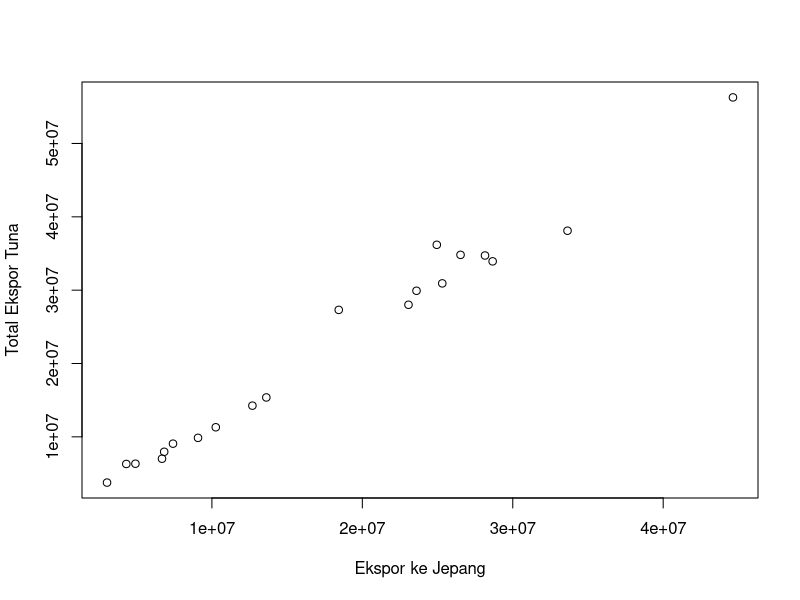

Reproduce this figure in R. (Note: this script raises an error after producing the figure.)
setwd("D:/METOPEL UAS/TATA METOPEL")
library(readxl)
library(tidyverse)
library(kableExtra)
read_excel("tuna.xlsx")
dat <- read_excel("tuna.xlsx")
kbl(dat) %>%
  kable_styling(bootstrap_options = c("striped", "hover", "condensed", "responsive"))


# Plot 
plot(dat$jepang,dat$dunia,xlab="Ekspor ke Jepang",ylab="Total Ekspor Tuna")
abline(h=0)

plot(dat$america,dat$dunia,xlab="Ekspor ke Amerika",ylab="Total Ekspor Tuna")
abline(h=0)

# regresi
reg1<-lm(dunia~jepang+america,data=dat)
summary(reg1)

# Pengaruh Ekspor Tuna Sirip Kuning ke Jepang terhadap Total Nilai Ekspor Tuna Indonesia.

#Y = Total Ekspor Tuna, X = Ekspor Ke Jepang, S = Ekspor ke Amerika

# Membuat error
dat$u<-resid(reg1)

# plot eror

dat$m<-resid(reg1)
plot(dat$dunia,dat$m,xlab="Total Ekspor Tuna",ylab="error")
abline(h=0) # membuat garis horizontal di y=0

dat$m<-resid(reg1)
plot(dat$jepang,dat$m,xlab="Ekspor Tuna Ke Jepang",ylab="error")
abline(h=0)

dat$m<-resid(reg1)
plot(dat$america,dat$m,xlab="Ekspor Tuna Ke Amerika",ylab="error")
abline(h=0)

dat$m<-resid(reg1)
plot(dat$lkurs,dat$m,xlab="Nilai Tukar IDR/USD",ylab="error")
abline(h=0)
